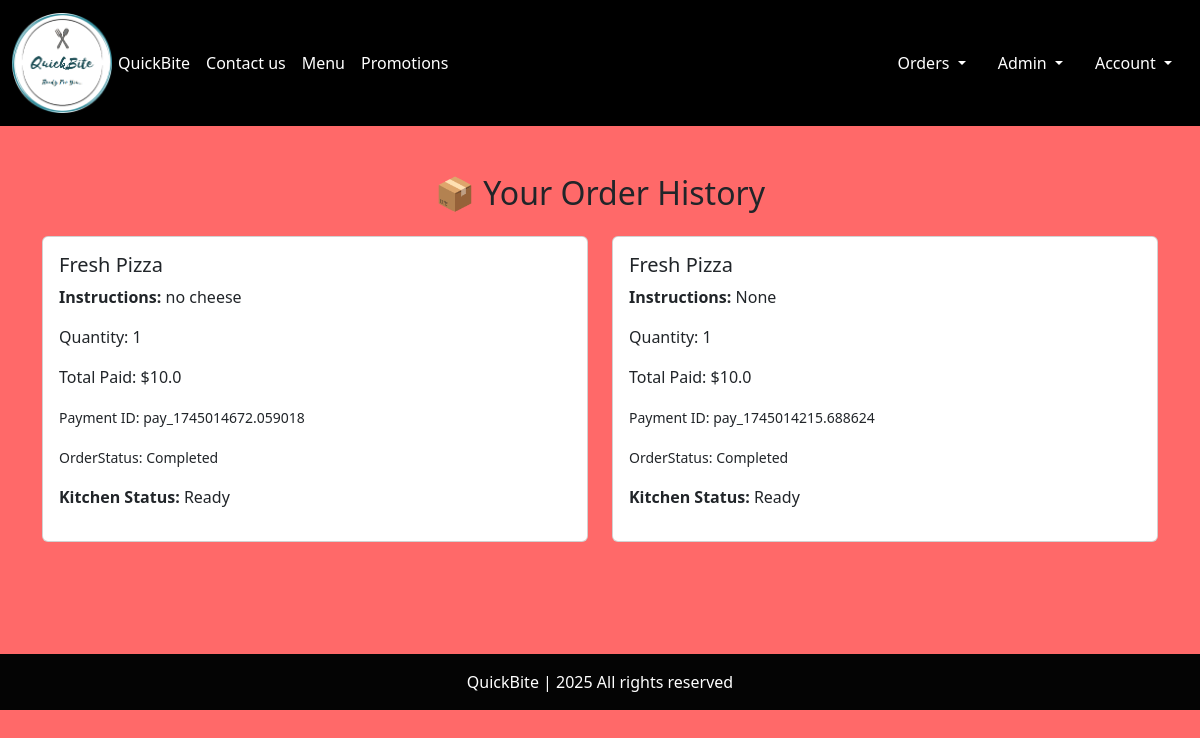
The page /order-history (signed in) on the database its author committed.
### website/models.py (models this page shows, shortened)
class Order(db.Model):
    id = db.Column(db.Integer, primary_key=True)
    quantity = db.Column(db.Integer, nullable=False)
    price = db.Column(db.Float, nullable=False)
    status = db.Column(db.String(100), nullable=False)
    payment_id = db.Column(db.String(1000), nullable=False)
    kitchen_status = db.Column(db.String(100), default='Pending')
    customization = db.Column(db.String(500), nullable=True)
    customer_link = db.Column(db.Integer, db.ForeignKey('customer.id'), nullable=False)
    product_link = db.Column(db.Integer, db.ForeignKey('product.id'), nullable=False)

class Product(db.Model):
    id = db.Column(db.Integer, primary_key=True)
    product_name = db.Column(db.String(100), nullable=False)
    current_price = db.Column(db.Float, nullable=False)
    previous_price = db.Column(db.Float, nullable=False)
    in_stock = db.Column(db.Integer, nullable=False)
    product_picture = db.Column(db.String(1000), nullable=False)
    flash_sale = db.Column(db.Boolean, default=False)
    date_added = db.Column(db.DateTime(), default=datetime.utcnow)
    carts = db.relationship('Cart', backref=db.backref('product', lazy=True))
    orders = db.relationship('Order', backref=db.backref('product', lazy=True))

### website/menu.py (the view)
@menu.route('/order-history')
@login_required
def order_history():
    orders = Order.query.filter_by(customer_link=current_user.id).order_by(Order.id.desc()).all()
    return render_template('order_history.html', orders=orders)

### website/templates/order_history.html (shortened to what this page needs)
{% extends 'base.html' %}
{% block body %}
<div class="container py-5">
    <h2 class="text-center mb-4">📦 Your Order History</h2>
    {% if orders %}
    <div class="row">
        {% for order in orders %}
        <div class="col-md-6 mb-3">
            <div class="card">
                <div class="card-body">
                    <h5 class="card-title">{{ order.product.product_name }}</h5>
                    <p><strong>Instructions:</strong> {{ order.customization or "None" }}</p>
                    <p class="card-text">Quantity: {{ order.quantity }}</p>
                    <p class="card-text">Total Paid: ${{ order.price }}</p>
                    <p class="card-text"><small>Payment ID: {{ order.payment_id }}</small></p>
                    <p class="card-text"><small>OrderStatus: {{ order.status }}</small></p>
                    <p><strong>Kitchen Status:</strong> {{ order.kitchen_status }}</p>
                </div>
            </div>
        </div>
        {% endfor %}
    </div>
    {% else %}
    <p class="text-center">You have not placed any orders yet.</p>
    {% endif %}
</div>
{% endblock %}

### rows shown on the page
Order: product.product_name "Fresh Pizza", customization "no cheese", quantity "1", price "10.0", payment_id "pay_1745014672.059018", status "Completed", kitchen_status "Ready"
Order: product.product_name "Fresh Pizza", customization "None", quantity "1", price "10.0", payment_id "pay_1745014215.688624", status "Completed", kitchen_status "Ready"
